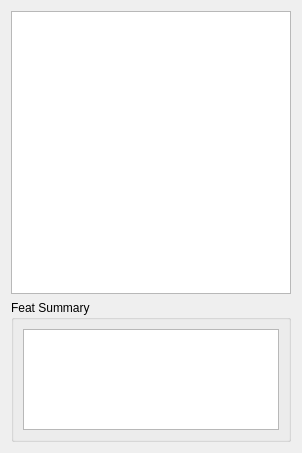
      <widget class="QWidget" name="featsTab">
       <attribute name="title">
        <string>Feats</string>
       </attribute>
       <layout class="QVBoxLayout" name="verticalLayout_8" stretch="2,1">
        <item>
         <widget class="QListWidget" name="featList">
          <property name="toolTip">
           <string>Feat List (GFF: FeatList). Lists all feats granted to this creature. Each entry
            stores a Feat index (BYTE 0–255) referencing feats.2da. The game uses these to grant
            abilities such as Weapon Proficiency, Power Attack, or class-specific feats. Modders:
            add/remove feats to customize NPC capabilities. The creature must meet prereqs in
            feats.2da or the feat may have no effect. Duplicate feat IDs are allowed in the GFF but
            typically unnecessary. Use the Add/Remove buttons to manage entries.</string>
          </property>
         </widget>
        </item>
        <item>
         <widget class="QGroupBox" name="groupBox_14">
          <property name="title">
           <string>Feat Summary</string>
          </property>
          <layout class="QGridLayout" name="gridLayout_4">
           <item row="0" column="0">
            <widget class="QPlainTextEdit" name="featSummaryEdit">
             <property name="toolTip">
              <string>Read-only summary of the creature's feats (GFF: FeatList). Lists feat names
               from feats.2da for each Feat index in the list. Add or remove feats using the Feat
               list above; this panel updates automatically. The game grants these feats when the
               creature loads.</string>
             </property>
             <property name="readOnly">
              <bool>true</bool>
             </property>
            </widget>
           </item>
          </layout>
         </widget>
        </item>
       </layout>
      </widget>
